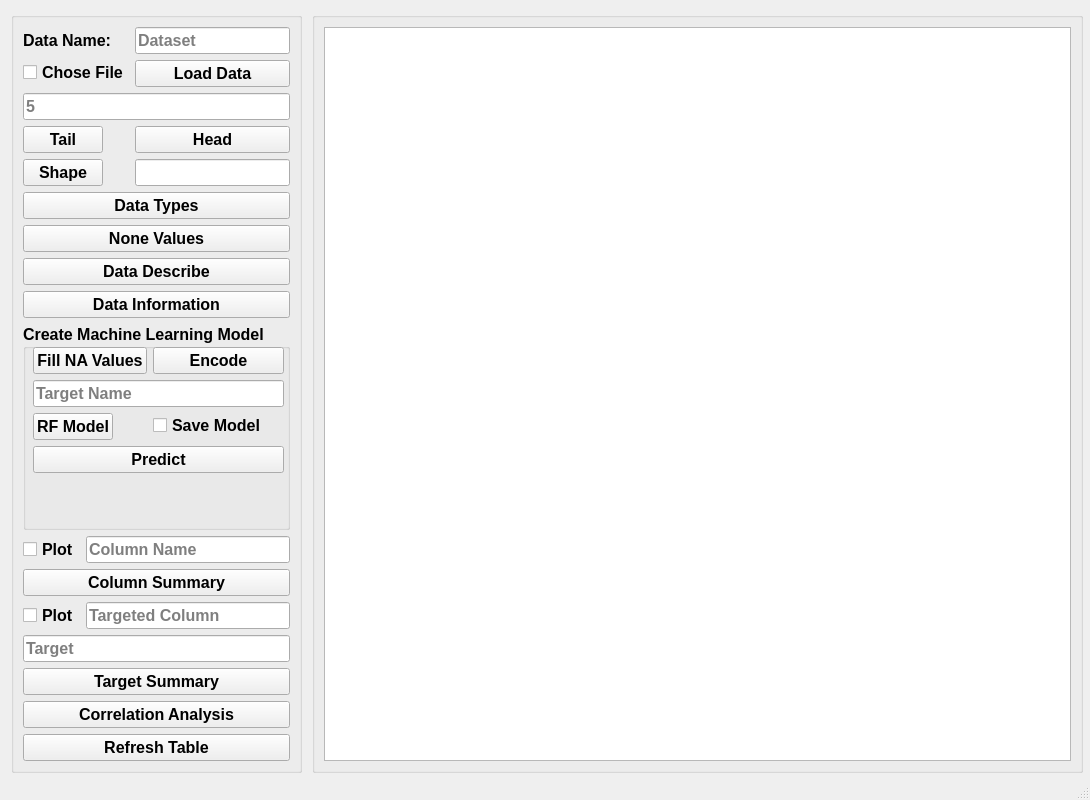
<?xml version="1.0" encoding="UTF-8"?>
<ui version="4.0">
 <class>MainWindow</class>
 <widget class="QMainWindow" name="MainWindow">
  <property name="geometry">
   <rect>
    <x>0</x>
    <y>0</y>
    <width>1090</width>
    <height>800</height>
   </rect>
  </property>
  <property name="minimumSize">
   <size>
    <width>1090</width>
    <height>800</height>
   </size>
  </property>
  <property name="maximumSize">
   <size>
    <width>1090</width>
    <height>800</height>
   </size>
  </property>
  <property name="windowTitle">
   <string>Data Visualizer Program</string>
  </property>
  <widget class="QWidget" name="centralwidget">
   <widget class="QGroupBox" name="groupBox">
    <property name="geometry">
     <rect>
      <x>11</x>
      <y>12</y>
      <width>291</width>
      <height>761</height>
     </rect>
    </property>
    <property name="sizePolicy">
     <sizepolicy hsizetype="MinimumExpanding" vsizetype="Preferred">
      <horstretch>0</horstretch>
      <verstretch>0</verstretch>
     </sizepolicy>
    </property>
    <property name="font">
     <font>
      <pointsize>12</pointsize>
      <weight>75</weight>
      <bold>true</bold>
     </font>
    </property>
    <property name="title">
     <string/>
    </property>
    <layout class="QVBoxLayout" name="verticalLayout_6">
     <item>
      <layout class="QFormLayout" name="formLayout">
       <item row="0" column="0">
        <widget class="QLabel" name="label">
         <property name="text">
          <string>Data Name:</string>
         </property>
        </widget>
       </item>
       <item row="0" column="1">
        <widget class="QLineEdit" name="txt_data_name">
         <property name="sizePolicy">
          <sizepolicy hsizetype="Expanding" vsizetype="Fixed">
           <horstretch>0</horstretch>
           <verstretch>0</verstretch>
          </sizepolicy>
         </property>
         <property name="placeholderText">
          <string>Dataset</string>
         </property>
        </widget>
       </item>
       <item row="2" column="0" colspan="2">
        <widget class="QLineEdit" name="txt_head_number">
         <property name="sizePolicy">
          <sizepolicy hsizetype="Expanding" vsizetype="Fixed">
           <horstretch>0</horstretch>
           <verstretch>0</verstretch>
          </sizepolicy>
         </property>
         <property name="toolTip">
          <string>Numeric value of for your choice of first or last of dataset</string>
         </property>
         <property name="placeholderText">
          <string>5</string>
         </property>
        </widget>
       </item>
       <item row="3" column="0">
        <widget class="QPushButton" name="btn_tail">
         <property name="sizePolicy">
          <sizepolicy hsizetype="Preferred" vsizetype="Fixed">
           <horstretch>0</horstretch>
           <verstretch>0</verstretch>
          </sizepolicy>
         </property>
         <property name="toolTip">
          <string>Shows the last rows of the dataset for desired number</string>
         </property>
         <property name="text">
          <string>Tail</string>
         </property>
        </widget>
       </item>
       <item row="3" column="1">
        <widget class="QPushButton" name="btn_head">
         <property name="sizePolicy">
          <sizepolicy hsizetype="Preferred" vsizetype="Fixed">
           <horstretch>0</horstretch>
           <verstretch>0</verstretch>
          </sizepolicy>
         </property>
         <property name="toolTip">
          <string>Shows the first rows of dataset for desired number</string>
         </property>
         <property name="text">
          <string>Head</string>
         </property>
        </widget>
       </item>
       <item row="4" column="0">
        <widget class="QPushButton" name="btn_shape">
         <property name="sizePolicy">
          <sizepolicy hsizetype="Preferred" vsizetype="Fixed">
           <horstretch>0</horstretch>
           <verstretch>0</verstretch>
          </sizepolicy>
         </property>
         <property name="toolTip">
          <string>Shows the row and column number</string>
         </property>
         <property name="text">
          <string>Shape</string>
         </property>
        </widget>
       </item>
       <item row="4" column="1">
        <widget class="QLineEdit" name="txt_shape">
         <property name="enabled">
          <bool>true</bool>
         </property>
         <property name="sizePolicy">
          <sizepolicy hsizetype="Expanding" vsizetype="Fixed">
           <horstretch>0</horstretch>
           <verstretch>0</verstretch>
          </sizepolicy>
         </property>
        </widget>
       </item>
       <item row="5" column="0" colspan="2">
        <widget class="QPushButton" name="btn_data_types">
         <property name="toolTip">
          <string>Shows the data types of columns in dataset</string>
         </property>
         <property name="text">
          <string>Data Types</string>
         </property>
        </widget>
       </item>
       <item row="6" column="0" colspan="2">
        <widget class="QPushButton" name="btn_none_values">
         <property name="toolTip">
          <string>Shows the sum of none values for each column in dataset</string>
         </property>
         <property name="text">
          <string>None Values</string>
         </property>
        </widget>
       </item>
       <item row="8" column="0" colspan="2">
        <widget class="QPushButton" name="btn_data_information">
         <property name="toolTip">
          <string>Shows the information for each column</string>
         </property>
         <property name="text">
          <string>Data Information</string>
         </property>
        </widget>
       </item>
       <item row="7" column="0" colspan="2">
        <widget class="QPushButton" name="btn_data_describe">
         <property name="toolTip">
          <string>Shows the statistical values of columns</string>
         </property>
         <property name="text">
          <string>Data Describe</string>
         </property>
        </widget>
       </item>
       <item row="1" column="1">
        <widget class="QPushButton" name="btn_load_data">
         <property name="toolTip">
          <string>Loads the example dataset from the seaborn library</string>
         </property>
         <property name="text">
          <string>Load Data</string>
         </property>
        </widget>
       </item>
       <item row="1" column="0">
        <widget class="QCheckBox" name="chkBox_data">
         <property name="text">
          <string>Chose File</string>
         </property>
        </widget>
       </item>
      </layout>
     </item>
     <item>
      <widget class="QGroupBox" name="groupBox_3">
       <property name="sizePolicy">
        <sizepolicy hsizetype="Preferred" vsizetype="Expanding">
         <horstretch>0</horstretch>
         <verstretch>0</verstretch>
        </sizepolicy>
       </property>
       <property name="title">
        <string>Create Machine Learning Model</string>
       </property>
       <widget class="QWidget" name="layoutWidget">
        <property name="geometry">
         <rect>
          <x>10</x>
          <y>23</y>
          <width>251</width>
          <height>181</height>
         </rect>
        </property>
        <layout class="QFormLayout" name="formLayout_2">
         <item row="0" column="0">
          <widget class="QPushButton" name="btn_FillNoneValues">
           <property name="text">
            <string>Fill NA Values</string>
           </property>
          </widget>
         </item>
         <item row="0" column="1">
          <widget class="QPushButton" name="btn_Encode">
           <property name="text">
            <string>Encode</string>
           </property>
          </widget>
         </item>
         <item row="1" column="0" colspan="2">
          <widget class="QLineEdit" name="txt_TargetName">
           <property name="placeholderText">
            <string>Target Name</string>
           </property>
          </widget>
         </item>
         <item row="2" column="0">
          <widget class="QPushButton" name="btn_RFModel">
           <property name="text">
            <string>RF Model</string>
           </property>
          </widget>
         </item>
         <item row="2" column="1">
          <widget class="QCheckBox" name="chk_SaveModel">
           <property name="text">
            <string>Save Model</string>
           </property>
          </widget>
         </item>
         <item row="3" column="0" colspan="2">
          <widget class="QPushButton" name="btn_Predict">
           <property name="sizePolicy">
            <sizepolicy hsizetype="Minimum" vsizetype="Fixed">
             <horstretch>0</horstretch>
             <verstretch>0</verstretch>
            </sizepolicy>
           </property>
           <property name="text">
            <string>Predict</string>
           </property>
          </widget>
         </item>
        </layout>
       </widget>
      </widget>
     </item>
     <item>
      <layout class="QVBoxLayout" name="verticalLayout_3">
       <item>
        <layout class="QVBoxLayout" name="verticalLayout_2">
         <item>
          <layout class="QHBoxLayout" name="horizontalLayout">
           <item>
            <widget class="QCheckBox" name="ckBox_summary_plot">
             <property name="text">
              <string>Plot</string>
             </property>
            </widget>
           </item>
           <item>
            <widget class="QLineEdit" name="txt_summary_name">
             <property name="toolTip">
              <string>To see all categorical or numerical column summaries, dont click plot. To see the plot for specific column summary click plot</string>
             </property>
             <property name="placeholderText">
              <string>Column Name</string>
             </property>
            </widget>
           </item>
          </layout>
         </item>
        </layout>
       </item>
       <item>
        <widget class="QPushButton" name="btn_num_summary">
         <property name="toolTip">
          <string>Shows the column summary</string>
         </property>
         <property name="text">
          <string>Column Summary</string>
         </property>
        </widget>
       </item>
      </layout>
     </item>
     <item>
      <layout class="QVBoxLayout" name="verticalLayout_4">
       <item>
        <layout class="QVBoxLayout" name="verticalLayout_5">
         <item>
          <layout class="QHBoxLayout" name="horizontalLayout_2">
           <item>
            <widget class="QCheckBox" name="ckBox_plot_target">
             <property name="text">
              <string>Plot</string>
             </property>
            </widget>
           </item>
           <item>
            <widget class="QLineEdit" name="txt_target_summary_name">
             <property name="toolTip">
              <string>Targeted column for target analysis</string>
             </property>
             <property name="placeholderText">
              <string>Targeted Column</string>
             </property>
            </widget>
           </item>
          </layout>
         </item>
         <item>
          <widget class="QLineEdit" name="txt_target">
           <property name="toolTip">
            <string>Actual target in dataset</string>
           </property>
           <property name="placeholderText">
            <string>Target</string>
           </property>
          </widget>
         </item>
         <item>
          <widget class="QPushButton" name="btn_target_summary">
           <property name="toolTip">
            <string>Shows the target analysis</string>
           </property>
           <property name="text">
            <string>Target Summary</string>
           </property>
          </widget>
         </item>
        </layout>
       </item>
      </layout>
     </item>
     <item>
      <widget class="QPushButton" name="btn_correlation_analysis">
       <property name="toolTip">
        <string>Shows the correlation analysis of dataset</string>
       </property>
       <property name="text">
        <string>Correlation Analysis</string>
       </property>
      </widget>
     </item>
     <item>
      <widget class="QPushButton" name="btn_refresh_table">
       <property name="font">
        <font>
         <pointsize>12</pointsize>
         <weight>75</weight>
         <bold>true</bold>
        </font>
       </property>
       <property name="toolTip">
        <string>Refresh the table to beginning</string>
       </property>
       <property name="text">
        <string>Refresh Table</string>
       </property>
      </widget>
     </item>
    </layout>
   </widget>
   <widget class="QGroupBox" name="groupBox_2">
    <property name="geometry">
     <rect>
      <x>312</x>
      <y>12</y>
      <width>771</width>
      <height>761</height>
     </rect>
    </property>
    <property name="sizePolicy">
     <sizepolicy hsizetype="Expanding" vsizetype="Preferred">
      <horstretch>0</horstretch>
      <verstretch>0</verstretch>
     </sizepolicy>
    </property>
    <property name="title">
     <string/>
    </property>
    <layout class="QHBoxLayout" name="horizontalLayout_3">
     <item>
      <widget class="QTableWidget" name="table_data"/>
     </item>
    </layout>
   </widget>
  </widget>
  <widget class="QStatusBar" name="statusbar"/>
 </widget>
 <tabstops>
  <tabstop>txt_data_name</tabstop>
  <tabstop>btn_load_data</tabstop>
  <tabstop>txt_head_number</tabstop>
  <tabstop>btn_tail</tabstop>
  <tabstop>btn_shape</tabstop>
  <tabstop>btn_data_types</tabstop>
  <tabstop>btn_none_values</tabstop>
  <tabstop>btn_data_describe</tabstop>
  <tabstop>btn_data_information</tabstop>
  <tabstop>txt_summary_name</tabstop>
  <tabstop>ckBox_summary_plot</tabstop>
  <tabstop>btn_num_summary</tabstop>
  <tabstop>txt_target_summary_name</tabstop>
  <tabstop>ckBox_plot_target</tabstop>
  <tabstop>btn_target_summary</tabstop>
  <tabstop>btn_correlation_analysis</tabstop>
  <tabstop>table_data</tabstop>
  <tabstop>txt_shape</tabstop>
 </tabstops>
 <resources/>
 <connections/>
</ui>
